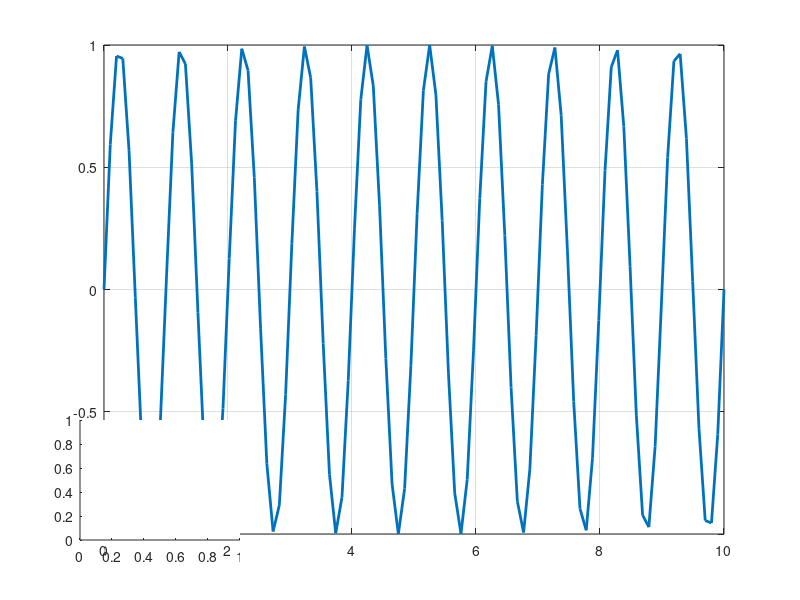

MATLAB code for this plot: (Note: this script raises an error after producing the figure.)

x = linspace(0, 10);
y1 = sin(2*pi*x);
figure(1)
% plot on large axes
plot(x, y1, 'LineWidth', 2)
grid on;
ax1 = gca; % Store handle to axes 1.
% Create smaller axes in top right, and plot on it
% Store handle to axes 2 in ax2.
ax2 = axes('Position',[0.1 0.1 0.2 0.2])


box off;
fileName = 'static2.png';

I = imread(fileName);
% J = imresize(imread(fileName),[150 150]);
% [sample, map, sample_alpha] = imread(fileName);
% [img, map, alphachannel] = imread(fileName);

% img2 = I;
% map = [];
% alphachannel2 = I(:,:,1);

rgb2 = imrotate(I, 90);
[img, map, alphachannel] = rgb2;

% image(Irotate)

image(img, 'AlphaData', alphachannel);

% imagesc(7, 10, img, 'AlphaData', alphachannel);
% imagesc([.1 .1], [.2 .2], B);
axis off;
% Now draw something back on axis 1
hold(ax1, 'on'); % Don't blow away existing curve.
y2 = cos(2*pi*x/0.7);
plot(ax1, x, y2, 'r-', 'LineWidth', 2);